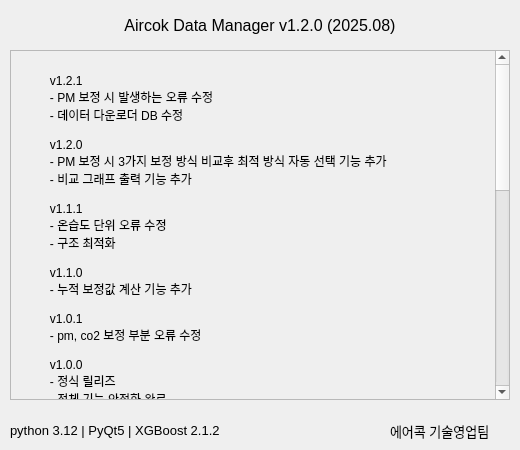
<?xml version="1.0" encoding="UTF-8"?>
<ui version="4.0">
 <class>Dialog</class>
 <widget class="QDialog" name="Dialog">
  <property name="geometry">
   <rect>
    <x>0</x>
    <y>0</y>
    <width>520</width>
    <height>450</height>
   </rect>
  </property>
  <property name="minimumSize">
   <size>
    <width>520</width>
    <height>450</height>
   </size>
  </property>
  <property name="maximumSize">
   <size>
    <width>520</width>
    <height>450</height>
   </size>
  </property>
  <property name="windowTitle">
   <string>About</string>
  </property>
  <widget class="QScrollArea" name="scrollArea">
   <property name="geometry">
    <rect>
     <x>10</x>
     <y>50</y>
     <width>500</width>
     <height>350</height>
    </rect>
   </property>
   <property name="widgetResizable">
    <bool>true</bool>
   </property>
   <widget class="QWidget" name="scrollAreaWidgetContents">
    <property name="geometry">
     <rect>
      <x>0</x>
      <y>0</y>
      <width>481</width>
      <height>492</height>
     </rect>
    </property>
    <layout class="QVBoxLayout" name="verticalLayout">
     <item>
      <widget class="QLabel" name="versionHistoryLabel">
       <property name="text">
        <string>
         v1.2.1
         - PM 보정 시 발생하는 오류 수정
         - 데이터 다운로더 DB 수정

         v1.2.0
         - PM 보정 시 3가지 보정 방식 비교후 최적 방식 자동 선택 기능 추가
         - 비교 그래프 출력 기능 추가

         v1.1.1
         - 온습도 단위 오류 수정
         - 구조 최적화

         v1.1.0
         - 누적 보정값 계산 기능 추가

         v1.0.1
         - pm, co2 보정 부분 오류 수정

         v1.0.0
         - 정식 릴리즈
         - 전체 기능 안정화 완료

         v1.0.0-rc.1
         - 프로그램 전체 기능 성능 개선

         v1.0.0-beta
         - 프로그램 성능 테스트
         - 기능 안정성 테스트

         v1.0.0-alpha.5
         - 보정 결과 다운로드 기능 추가
         - 에어콕 보고서 센서별 평균 기능 추가

         v1.0.0-alpha.4
         - 운영/테스트 DB 전환 기능 추가

         v1.0.0-alpha.3
         - 에어콕 보고서 버그 수정 및 최적화
         - 에어콕 데이터 다운로드 추가

         v1.0.0-alpha.2
         - LCD 제품 로그 데이터 변환 기능 추가
         - 초기화 기능 추가

         v1.0.0-alpha.1
         - 에어콕 보고서 기능 추가
         - co2 보정 수치 오류 해결

         v1.0.0-alpha
         - 최초 버전 보정 기능만 작동

         치명적인 버그를 발견한다면 kylee@ethree.co.kr 로 메일을 보내주시기
         바랍니다.
        </string>
       </property>
       <property name="textFormat">
        <enum>Qt::PlainText</enum>
       </property>
       <property name="wordWrap">
        <bool>true</bool>
       </property>
      </widget>
     </item>
    </layout>
   </widget>
  </widget>
  <widget class="QLabel" name="label_tech">
   <property name="geometry">
    <rect>
     <x>390</x>
     <y>420</y>
     <width>111</width>
     <height>21</height>
    </rect>
   </property>
   <property name="font">
    <font>
     <pointsize>10</pointsize>
    </font>
   </property>
   <property name="text">
    <string>에어콕 기술영업팀</string>
   </property>
  </widget>
  <widget class="QLabel" name="label_python">
   <property name="geometry">
    <rect>
     <x>10</x>
     <y>420</y>
     <width>231</width>
     <height>21</height>
    </rect>
   </property>
   <property name="font">
    <font>
     <pointsize>10</pointsize>
    </font>
   </property>
   <property name="text">
    <string>python 3.12 | PyQt5 | XGBoost 2.1.2</string>
   </property>
  </widget>
  <widget class="QLabel" name="label_title">
   <property name="geometry">
    <rect>
     <x>10</x>
     <y>10</y>
     <width>500</width>
     <height>31</height>
    </rect>
   </property>
   <property name="font">
    <font>
     <pointsize>12</pointsize>
    </font>
   </property>
   <property name="text">
    <string>Aircok Data Manager v1.2.0 (2025.08)</string>
   </property>
   <property name="alignment">
    <set>Qt::AlignCenter</set>
   </property>
  </widget>
 </widget>
 <resources/>
 <connections/>
</ui>
